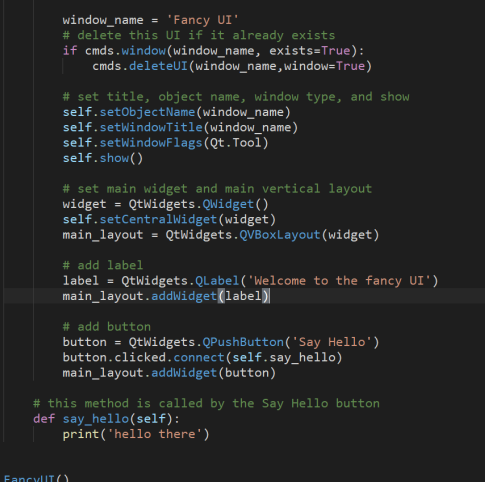
#> input picture image.png, 485 x 482 px, given in place of e14b6a6f2bdb023a3e8a3768bc41d2d7.jpg, which was not available
$ python TileMe2.py
#> lines starting #> are read from the running program, lines starting #| are printed output that depends on the picture; pictures that were not available may be replaced by others from this repository, and a replacement may not be noted
from PIL import Image, ImageFilter, ImageChops, ImageOps
# from PIL import *

def make_tileable(image_path, output_path):
    # Open the original image
    # image = Image.open(image_path)
#> called with image_path = 'input_image.jpg', output_path = 'output_tileable_image.jpg'
    image = Image.open("C:\\Users\\sophi\\OneDrive\\Desktop\\TileMe\\e14b6a6f2bdb023a3e8a3768bc41d2d7.jpg")
#> image is the input picture: PIL image 485x482 RGB; mean R, G, B 36.9, 38.2, 38.2


    # Create mirrored edges
    width, height = image.size
#> width = 485; height = 482
    left = image.crop((0, 0, width // 2, height))
    right = image.crop((width // 2, 0, width, height))
    top = image.crop((0, 0, width, height // 2))
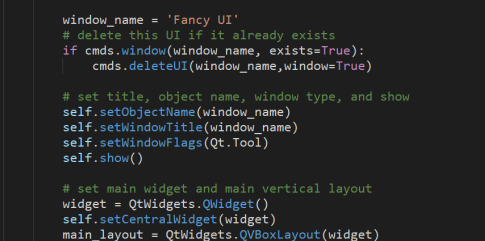
#> top: PIL image 485x241 RGB; mean R, G, B 37.4, 39.3, 39.4
    bottom = image.crop((0, height // 2, width, height))

    # Mirror the edges
    left = ImageOps.mirror(left)
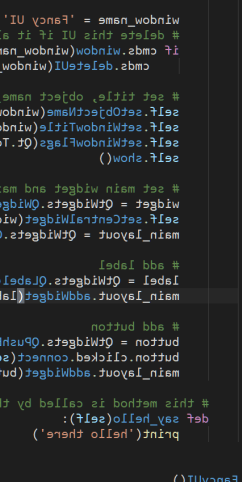
#> left: PIL image 242x482 RGB; mean R, G, B 39.3, 41.7, 42.1
    right = ImageOps.mirror(right)
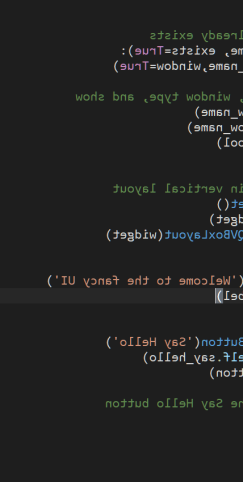
#> right: PIL image 243x482 RGB; mean R, G, B 34.4, 34.7, 34.3
    top = ImageOps.mirror(top)
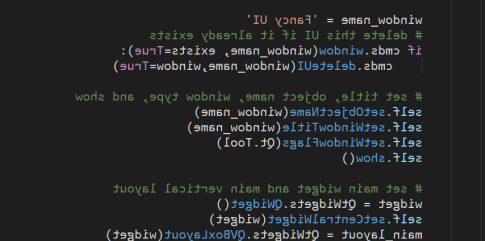
#> top: PIL image 485x241 RGB; mean R, G, B 37.4, 39.3, 39.4
    bottom = ImageOps.mirror(bottom)
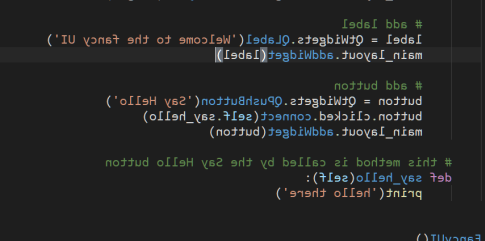
#> bottom: PIL image 485x241 RGB; mean R, G, B 36.3, 37.1, 37

    # Paste mirrored edges onto the opposite sides of the image
    image.paste(left, (width // 2, 0))
    image.paste(right, (0, 0))
    image.paste(top, (0, height // 2))
    image.paste(bottom, (0, 0))
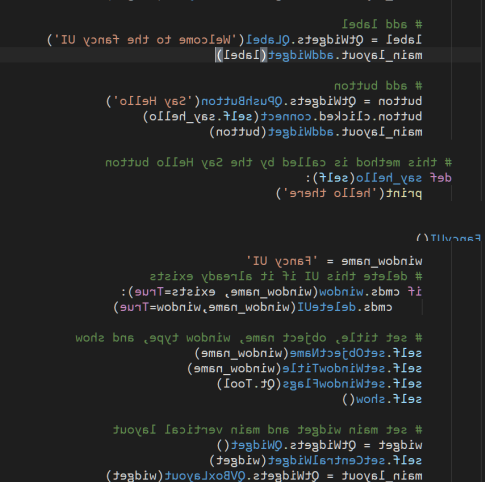
#> image: PIL image 485x482 RGB; mean R, G, B 36.9, 38.2, 38.2

    # Apply a Gaussian Blur to smooth the seams
    blurred_image = image.filter(ImageFilter.GaussianBlur(radius=10))

    # Crop back to the original size
    blurred_image = blurred_image.crop((width // 4, height // 4, width * 3 // 4, height * 3 // 4))
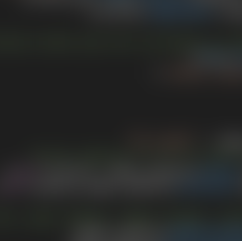
#> blurred_image: PIL image 242x241 RGB; mean R, G, B 38.1, 39.7, 39
    blurred_image = blurred_image.resize((width, height))
#> blurred_image: PIL image 485x482 RGB

    # Save the tileable image
    blurred_image.save(output_path)

# Usage example
make_tileable('input_image.jpg', 'output_tileable_image.jpg')
